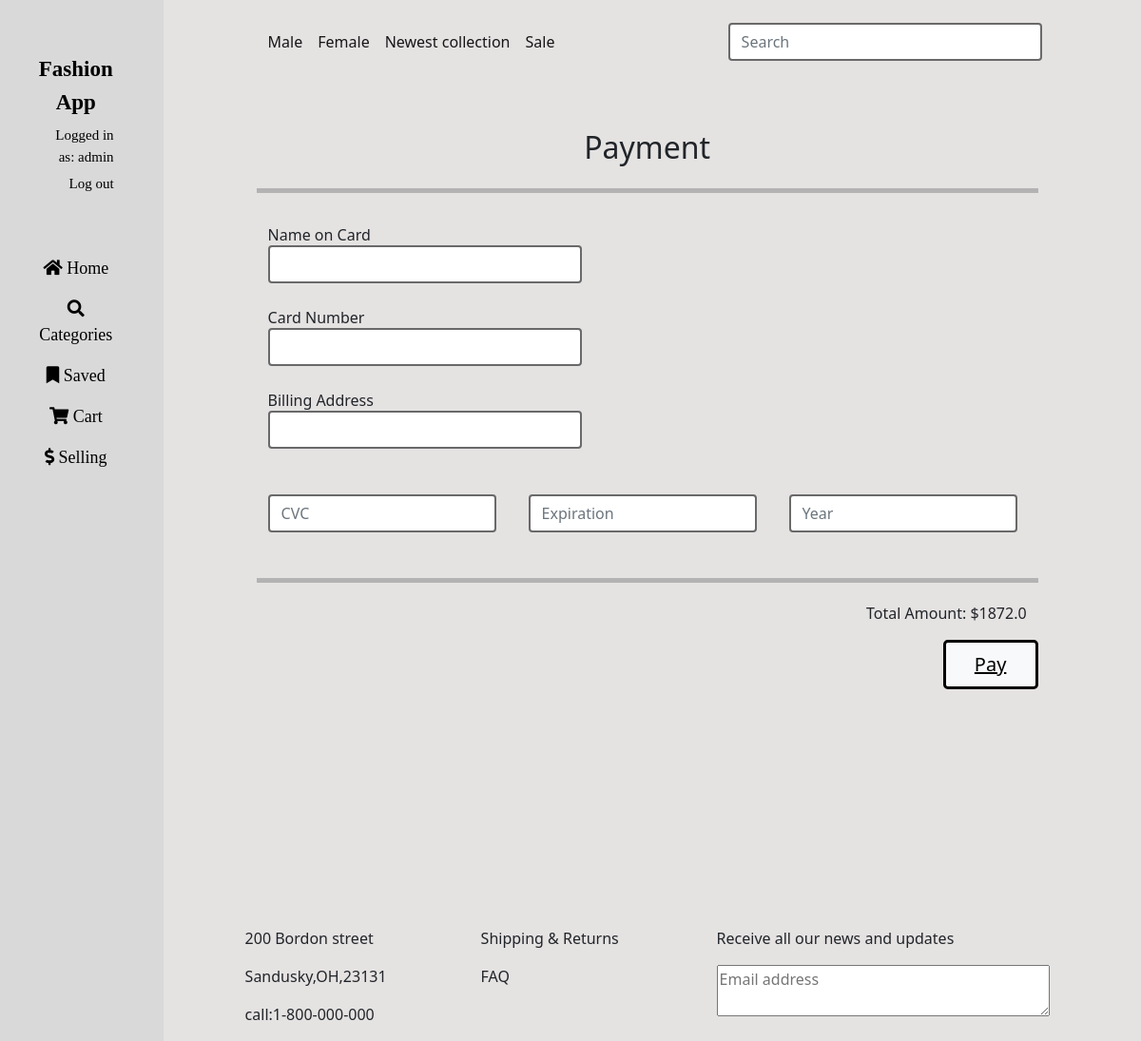
Page /payment/ (signed in) on the earlier database version.
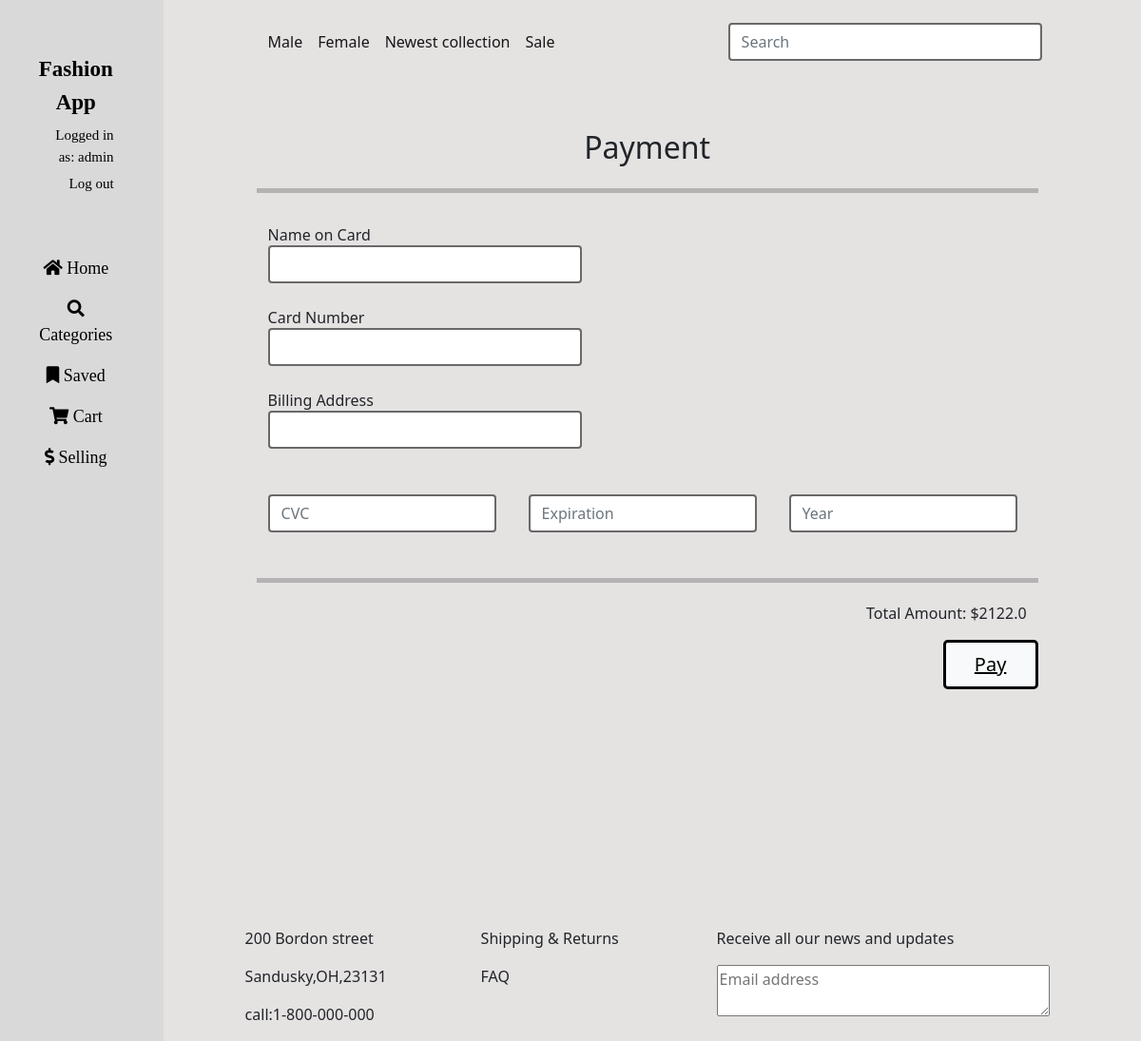
Same page on the later database version.
### Fashionapp/models.py (models this page shows, shortened)
class Cart(models.Model):
    user = models.ForeignKey(User, on_delete=models.CASCADE)
    product = models.ForeignKey(Product, on_delete=models.CASCADE)
    quantity = models.PositiveIntegerField(default=1)
    created_at = models.DateTimeField(auto_now_add=True)

class Product(models.Model):
    name = models.CharField(max_length=30)
    category = models.ForeignKey(Category, on_delete=models.CASCADE)
    price = models.FloatField()
    quantity = models.IntegerField()
    image = models.ImageField(upload_to=None, blank=True, null=True)
    created_at = models.DateField(auto_now_add=True)
    updated_at = models.DateField(auto_now=True)
    created_by = models.ForeignKey(User, on_delete=models.CASCADE)

### Fashionapp/views.py (the view)
# urls.py: path('payment/', payment, name="payment"),
def payment(request):
    cart_items = Cart.objects.filter(user=request.user)
    for item in cart_items:
        item.total_price = item.product.price * item.quantity
    user_cart = Cart.objects.filter(user=request.user)
    for item in user_cart:
        item.total_price = item.product.price * item.quantity
    context = {"cart": user_cart}
    return render(request, 'payment.html', context=context)

### Fashionapp/templatetags/cart_extras.py (called while the page is built)
@register.filter
def total_amount(cart):
    total = sum(item.product.price * item.quantity for item in cart)
    return total

### Fashionapp/templates/payment.html (shortened to what this page needs)
{% extends 'base.html' %}
{% block content %}
    <div class="container mt-5">
        <div class="row" style="text-align: center; justify-content: center">
            <p id="gd">
            <h2>Payment</h2></p>
            <hr class="w-100" style="height: 5px">
        </div>
    </div>
    <div class="container mt-3">
        <div class="row">
            <div class="col" style="text-align: left">
                <p style="margin-bottom: -1px">Name on Card</p>
                <input class="form-control me-2" type="search" name="query"
                       aria-label="Search"
                       style="width: 330px; border: 2px solid dimgrey">
            </div>
        </div>
        <div class="row mt-4">
            <div class="col" style="text-align: left">
                <p style="margin-bottom: -1px">Card Number</p>
                <input class="form-control me-2" type="search" name="query"
                       aria-label="Search"
                       style="width: 330px; border: 2px solid dimgrey">
            </div>
        </div>
        <div class="row mt-4">
            <div class="col" style="text-align: left">
                <p style="margin-bottom: -1px">Billing Address</p>
                <input class="form-control me-2" type="search" name="query"
                       aria-label="Search"
                       style="width: 330px; border: 2px solid dimgrey">
            </div>
        </div>
        <div class="row mt-5">
            <div class="col">
                <input class="form-control me-2" type="search" name="query" placeholder="CVC"
                       aria-label="Search"
                       style="width: 240px; border: 2px solid dimgrey">
            </div>
            <div class="col">
                <input class="form-control me-2" type="search" name="query" placeholder="Expiration"
                       aria-label="Search"
                       style=" width: 240px ;border: 2px solid dimgrey">
            </div>
            <div class="col">
                <input class="form-control me-2" type="search" name="query" placeholder="Year"
                       aria-label="Search"
                       style="width: 240px ;border: 2px solid dimgrey">
            </div>
        </div>
    </div>
    <div class="container mt-5">
        <div class="row" style="text-align: center; justify-content: center">
            <hr class="w-100" style="height: 5px">
        </div>
    </div>
    {% load cart_extras %}
    <div class="container mt-1">
        <div class="row" style="text-align: right; justify-content: right">
            <p id="dg">Total Amount: ${{ cart|total_amount }}</p>
            <a href="{% url 'payment' %}" class="btn-lg btn-light" style=" width: 100px;border: 3px solid black ; text-align: center" onclick="showPopup()">Pay</a>
        </div>
    </div>
{% endblock %}

Differences in the rows shown:
changed Cart: product+quantity "1872.0" → "2122.0"
